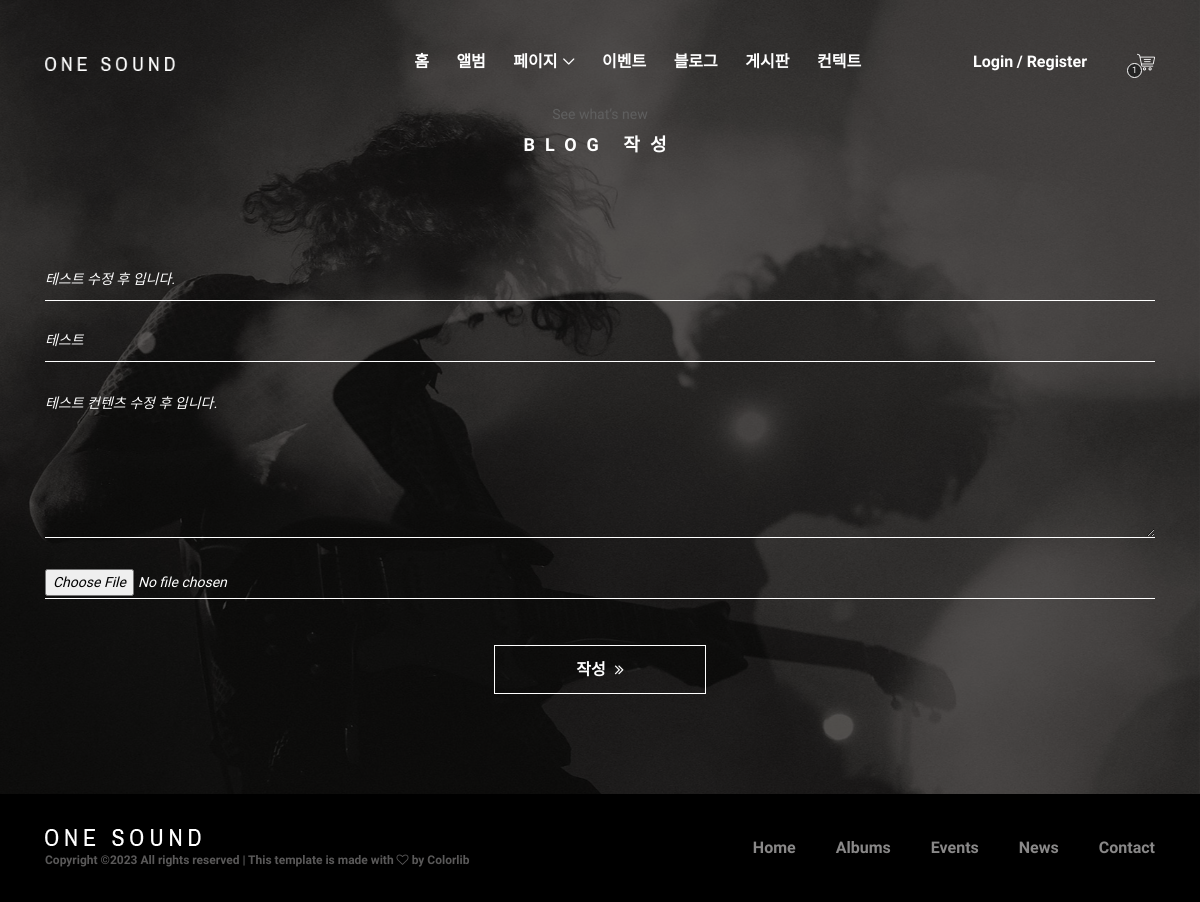
The page /blog1mod.php?no=1 on the database its author committed.
### tables this page shows
CREATE TABLE `blog1` (
  `no` int(255) NOT NULL,
  `title` varchar(255) NOT NULL,
  `category` varchar(255) NOT NULL,
  `content` varchar(255) NOT NULL,
  `id` varchar(255) NOT NULL,
  `img_file` varchar(255) DEFAULT NULL,
  `img_size` int(255) DEFAULT NULL,
  `name` varchar(255) NOT NULL,
  `del_flg` tinyint(1) NOT NULL DEFAULT 0,
  `reg_date` datetime DEFAULT current_timestamp(),
  `mod_date` datetime DEFAULT NULL
);

### blog1mod.php (the view, shortened to what this page needs)
<?php require('lib/top.php'); ?>
<?php
    $no = $_GET['no'];
    require('_conn.php');
    $sql = "SELECT * FROM `blog1` WHERE `no` = $no";
    $result = mysqli_query($conn, $sql);
?>
<section class="contact-area section-padding-100 bg-img bg-overlay bg-fixed has-bg-img"
    style="background-image: url(img/bg-img/bg-2.jpg);">
    <div class="container">
        <div class="row">
            <div class="col-12">
                <div class="section-heading white">
                    <p>See what’s new</p>
                    <h2>Blog 작성</h2>
                </div>
            </div>
        </div>
        <div class="row">
            <div class="col-12">
                <?php foreach($result as $mod) { ?>
                <div class="contact-form-area">
                    <form action="_blog1mod.php" method="post">
                        <div class="row">
                            <div class="col-lg-12">
                                <div class="form-group">
                                    <input name="title" type="text" class="form-control" placeholder="제목을 작성해주세요."
                                        value="<?=$mod['title'];?>">
                                </div>
                            </div>
                            <div class="col-lg-12">
                                <div class="form-group">
                                    <input name="category" type="text" class="form-control" placeholder="카테고리를 작성해주세요."
                                        value="<?=$mod['category'];?>">
                                </div>
                            </div>
                            <div class="col-12">
                                <div class="form-group">
                                    <textarea name="content" class="form-control" cols="30" rows="10"
                                        placeholder="본문을 작성해주세요."><?=$mod['content'];?></textarea>
                                </div>
                            </div>
                            <div class="col-lg-12">
                                <div class="form-group">
                                    <input name="img_file" type="file" class="form-control">
                                </div>
                            </div>
                            <div class="col-12 text-center">
                                <button class="btn oneMusic-btn mt-30" type="submit">작성 <i
                                        class="fa fa-angle-double-right"></i></button>
                            </div>
                        </div>
                    </form>
                </div>
                <?php
                }
                ?>
            </div>
        </div>
    </div>
</section>
<?php require('lib/bottom.php'); ?>

### style.css (style rules this page uses)
* { margin: 0; padding: 0; }
body { font-family: "Archivo Narrow", sans-serif; font-size: 14px; }
h1, h2, h3, h4, h5, h6 { font-family: "Archivo Narrow", sans-serif; color: #000000; line-height: 1.3; font-weight: 700; }
p { font-family: "Archivo Narrow", sans-serif; color: #5f5f5f; font-size: 15px; line-height: 2; font-weight: 400; }
.mt-30 { margin-top: 30px !important; }
.section-padding-100 { padding-top: 100px; padding-bottom: 100px; }
.section-heading { position: relative; z-index: 1; margin-bottom: 100px; text-align: center; }
.section-heading p { color: #5f5f5f; font-size: 14px; margin-bottom: 5px; }
.section-heading h2 { font-size: 18px; text-transform: uppercase; letter-spacing: 10px; margin-bottom: 0; }
.section-heading.white h2 { color: #fff; }
.bg-img { background-position: center center; background-size: cover; background-repeat: no-repeat; }
.bg-overlay { position: relative; z-index: 2; background-position: center center; background-size: cover; }
.bg-overlay::after { background-color: rgba(0, 0, 0, 0.65); position: absolute; z-index: -1; top: 0; left: 0; width: 100%; height: 100%; content: ""; }
.bg-fixed { background-attachment: fixed !important; }
.oneMusic-btn { background-color: #fff; -webkit-transition-duration: 500ms; transition-duration: 500ms; position: relative; z-index: 1; display: inline-block; min-width: 212px; height: 49px; color: #000; border: 1px solid #000; border-radius: 0; padding: 0 30px; font-size: 16px; line-height: 47px; font-weight: 700; text-transform: capitalize; }
.oneMusic-btn i { margin-left: 5px; }
.contact-form-area .form-control { position: relative; z-index: 2; height: 45px; width: 100%; background-color: transparent; font-size: 14px; margin-bottom: 15px; border: none; border-radius: 0; padding: 15px 0; font-style: italic; color: #b3b3b3; border-bottom: 1px solid #000000; -webkit-transition-duration: 500ms; transition-duration: 500ms; }
.contact-form-area textarea.form-control { height: 160px; }
.has-bg-img { position: relative; z-index: 1; }
.has-bg-img .contact-form-area .form-control { color: #fff; border-bottom: 1px solid #fff; }
.has-bg-img .oneMusic-btn { background-color: transparent; border-color: #fff; color: #fff; }

### css/classy-nav.css (style rules this page uses)
* { margin: 0; padding: 0; }
body { font-family: "Roboto", sans-serif; }
.bg-img { background-position: center center; background-size: cover; background-repeat: no-repeat; }

### rows shown on the page
blog1: title "테스트 수정 후 입니다.", category "테스트", content "테스트 컨텐츠 수정 후 입니다."
